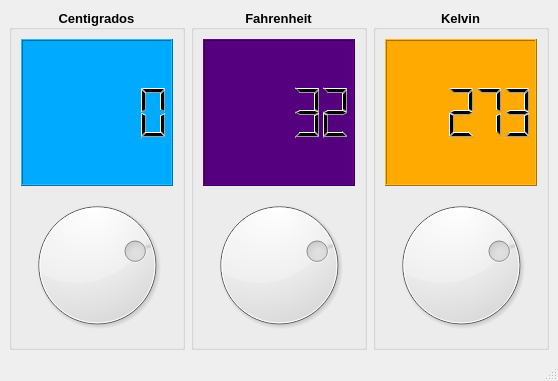
<?xml version="1.0" encoding="UTF-8"?>
<ui version="4.0">
 <class>Principal</class>
 <widget class="QMainWindow" name="Principal">
  <property name="geometry">
   <rect>
    <x>0</x>
    <y>0</y>
    <width>558</width>
    <height>381</height>
   </rect>
  </property>
  <property name="windowTitle">
   <string>Temperatura</string>
  </property>
  <property name="windowIcon">
   <iconset resource="recursos.qrc">
    <normaloff>:/new/prefix1/recursos/alta-temperatura.png</normaloff>:/new/prefix1/recursos/alta-temperatura.png</iconset>
  </property>
  <widget class="QWidget" name="centralwidget">
   <layout class="QHBoxLayout" name="horizontalLayout">
    <item>
     <widget class="QGroupBox" name="groupBox">
      <property name="font">
       <font>
        <pointsize>10</pointsize>
        <weight>75</weight>
        <bold>true</bold>
       </font>
      </property>
      <property name="title">
       <string>Centigrados</string>
      </property>
      <property name="alignment">
       <set>Qt::AlignCenter</set>
      </property>
      <layout class="QHBoxLayout" name="horizontalLayout_2">
       <item>
        <layout class="QVBoxLayout" name="verticalLayout">
         <item>
          <widget class="QLCDNumber" name="outCent">
           <property name="styleSheet">
            <string notr="true">background-color: rgb(0, 170, 255);</string>
           </property>
          </widget>
         </item>
         <item>
          <widget class="QDial" name="inCent">
           <property name="minimum">
            <number>-273</number>
           </property>
           <property name="pageStep">
            <number>10</number>
           </property>
           <property name="value">
            <number>0</number>
           </property>
          </widget>
         </item>
        </layout>
       </item>
      </layout>
     </widget>
    </item>
    <item>
     <widget class="QGroupBox" name="groupBox_2">
      <property name="font">
       <font>
        <pointsize>10</pointsize>
        <weight>75</weight>
        <bold>true</bold>
       </font>
      </property>
      <property name="title">
       <string>Fahrenheit</string>
      </property>
      <property name="alignment">
       <set>Qt::AlignCenter</set>
      </property>
      <layout class="QHBoxLayout" name="horizontalLayout_3">
       <item>
        <layout class="QVBoxLayout" name="verticalLayout_2">
         <item>
          <widget class="QLCDNumber" name="outFahr">
           <property name="styleSheet">
            <string notr="true">background-color: rgb(85, 0, 127);</string>
           </property>
           <property name="value" stdset="0">
            <double>32.000000000000000</double>
           </property>
          </widget>
         </item>
         <item>
          <widget class="QDial" name="inFahr">
           <property name="minimum">
            <number>-459</number>
           </property>
           <property name="maximum">
            <number>210</number>
           </property>
           <property name="value">
            <number>32</number>
           </property>
          </widget>
         </item>
        </layout>
       </item>
      </layout>
     </widget>
    </item>
    <item>
     <widget class="QGroupBox" name="groupBox_3">
      <property name="font">
       <font>
        <pointsize>10</pointsize>
        <weight>75</weight>
        <bold>true</bold>
       </font>
      </property>
      <property name="title">
       <string>Kelvin</string>
      </property>
      <property name="alignment">
       <set>Qt::AlignCenter</set>
      </property>
      <layout class="QHBoxLayout" name="horizontalLayout_4">
       <item>
        <layout class="QVBoxLayout" name="verticalLayout_3">
         <item>
          <widget class="QLCDNumber" name="outKelvin">
           <property name="styleSheet">
            <string notr="true">background-color: rgb(255, 170, 0);</string>
           </property>
           <property name="value" stdset="0">
            <double>273.000000000000000</double>
           </property>
          </widget>
         </item>
         <item>
          <widget class="QDial" name="inKelvin">
           <property name="maximum">
            <number>372</number>
           </property>
           <property name="value">
            <number>273</number>
           </property>
          </widget>
         </item>
        </layout>
       </item>
      </layout>
     </widget>
    </item>
   </layout>
  </widget>
  <widget class="QMenuBar" name="menubar">
   <property name="geometry">
    <rect>
     <x>0</x>
     <y>0</y>
     <width>558</width>
     <height>20</height>
    </rect>
   </property>
  </widget>
  <widget class="QStatusBar" name="statusbar"/>
 </widget>
 <resources>
  <include location="recursos.qrc"/>
 </resources>
 <connections>
  <connection>
   <sender>inCent</sender>
   <signal>valueChanged(int)</signal>
   <receiver>outCent</receiver>
   <slot>display(int)</slot>
   <hints>
    <hint type="sourcelabel">
     <x>100</x>
     <y>275</y>
    </hint>
    <hint type="destinationlabel">
     <x>105</x>
     <y>125</y>
    </hint>
   </hints>
  </connection>
  <connection>
   <sender>inFahr</sender>
   <signal>valueChanged(int)</signal>
   <receiver>outFahr</receiver>
   <slot>display(int)</slot>
   <hints>
    <hint type="sourcelabel">
     <x>280</x>
     <y>275</y>
    </hint>
    <hint type="destinationlabel">
     <x>285</x>
     <y>125</y>
    </hint>
   </hints>
  </connection>
  <connection>
   <sender>inKelvin</sender>
   <signal>valueChanged(int)</signal>
   <receiver>outKelvin</receiver>
   <slot>display(int)</slot>
   <hints>
    <hint type="sourcelabel">
     <x>460</x>
     <y>268</y>
    </hint>
    <hint type="destinationlabel">
     <x>460</x>
     <y>126</y>
    </hint>
   </hints>
  </connection>
 </connections>
</ui>
